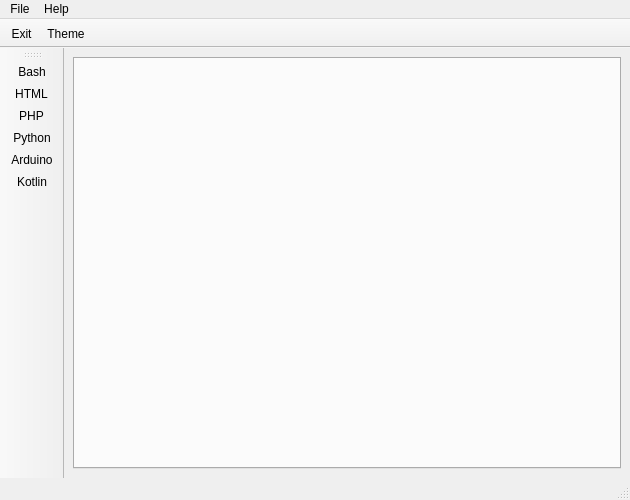
<?xml version="1.0" encoding="UTF-8"?>
<ui version="4.0">
 <class>MainWindow</class>
 <widget class="QMainWindow" name="MainWindow">
  <property name="geometry">
   <rect>
    <x>0</x>
    <y>0</y>
    <width>630</width>
    <height>500</height>
   </rect>
  </property>
  <property name="minimumSize">
   <size>
    <width>630</width>
    <height>500</height>
   </size>
  </property>
  <property name="maximumSize">
   <size>
    <width>16777215</width>
    <height>16777215</height>
   </size>
  </property>
  <property name="windowTitle">
   <string>Projectionist</string>
  </property>
  <property name="windowIcon">
   <iconset resource="splash.qrc">
    <normaloff>:/images/images/icon.png</normaloff>:/images/images/icon.png</iconset>
  </property>
  <property name="animated">
   <bool>false</bool>
  </property>
  <widget class="QWidget" name="centralwidget">
   <layout class="QVBoxLayout" name="verticalLayout_2">
    <item>
     <layout class="QVBoxLayout" name="verticalLayoutMain">
      <property name="leftMargin">
       <number>0</number>
      </property>
      <item>
       <widget class="QTabWidget" name="tabWidget">
        <property name="currentIndex">
         <number>-1</number>
        </property>
       </widget>
      </item>
     </layout>
    </item>
   </layout>
  </widget>
  <widget class="QMenuBar" name="menubar">
   <property name="geometry">
    <rect>
     <x>0</x>
     <y>0</y>
     <width>630</width>
     <height>22</height>
    </rect>
   </property>
   <widget class="QMenu" name="menuFile">
    <property name="title">
     <string>File</string>
    </property>
    <widget class="QMenu" name="menuTheme">
     <property name="title">
      <string>Theme</string>
     </property>
     <addaction name="actionLight"/>
     <addaction name="actionDark"/>
     <addaction name="actionAuto"/>
    </widget>
    <addaction name="menuTheme"/>
    <addaction name="separator"/>
    <addaction name="actionExit"/>
   </widget>
   <widget class="QMenu" name="menuHelp">
    <property name="title">
     <string>Help</string>
    </property>
    <addaction name="actionAbout"/>
    <addaction name="actionAboutQt"/>
   </widget>
   <addaction name="menuFile"/>
   <addaction name="menuHelp"/>
  </widget>
  <widget class="QStatusBar" name="statusbar"/>
  <widget class="QToolBar" name="toolBar">
   <property name="minimumSize">
    <size>
     <width>0</width>
     <height>0</height>
    </size>
   </property>
   <property name="baseSize">
    <size>
     <width>0</width>
     <height>48</height>
    </size>
   </property>
   <property name="windowTitle">
    <string>toolBar</string>
   </property>
   <property name="movable">
    <bool>false</bool>
   </property>
   <property name="allowedAreas">
    <set>Qt::BottomToolBarArea|Qt::TopToolBarArea</set>
   </property>
   <property name="iconSize">
    <size>
     <width>48</width>
     <height>48</height>
    </size>
   </property>
   <property name="floatable">
    <bool>false</bool>
   </property>
   <attribute name="toolBarArea">
    <enum>TopToolBarArea</enum>
   </attribute>
   <attribute name="toolBarBreak">
    <bool>false</bool>
   </attribute>
   <addaction name="actionExit"/>
   <addaction name="actionTheme"/>
  </widget>
  <widget class="QToolBar" name="toolBarApps">
   <property name="enabled">
    <bool>true</bool>
   </property>
   <property name="baseSize">
    <size>
     <width>96</width>
     <height>0</height>
    </size>
   </property>
   <property name="windowTitle">
    <string>toolBarApps</string>
   </property>
   <property name="movable">
    <bool>true</bool>
   </property>
   <property name="allowedAreas">
    <set>Qt::LeftToolBarArea|Qt::RightToolBarArea</set>
   </property>
   <property name="iconSize">
    <size>
     <width>96</width>
     <height>96</height>
    </size>
   </property>
   <property name="floatable">
    <bool>false</bool>
   </property>
   <attribute name="toolBarArea">
    <enum>LeftToolBarArea</enum>
   </attribute>
   <attribute name="toolBarBreak">
    <bool>false</bool>
   </attribute>
   <addaction name="actionBash"/>
   <addaction name="actionHTML"/>
   <addaction name="actionPHP"/>
   <addaction name="actionPython"/>
   <addaction name="actionArduino"/>
   <addaction name="actionKotlin"/>
  </widget>
  <action name="actionExit">
   <property name="icon">
    <iconset resource="buttons.qrc">
     <normaloff>:/glass/buttons/glassButtonExit.png</normaloff>:/glass/buttons/glassButtonExit.png</iconset>
   </property>
   <property name="text">
    <string>E&amp;xit</string>
   </property>
   <property name="toolTip">
    <string>Exit Projectionist</string>
   </property>
   <property name="statusTip">
    <string>Exit Projectionist</string>
   </property>
  </action>
  <action name="actionLight">
   <property name="checkable">
    <bool>true</bool>
   </property>
   <property name="text">
    <string>Light</string>
   </property>
  </action>
  <action name="actionDark">
   <property name="checkable">
    <bool>true</bool>
   </property>
   <property name="text">
    <string>Dark</string>
   </property>
  </action>
  <action name="actionAuto">
   <property name="checkable">
    <bool>true</bool>
   </property>
   <property name="text">
    <string>Auto</string>
   </property>
  </action>
  <action name="actionTheme">
   <property name="icon">
    <iconset resource="buttons.qrc">
     <normaloff>:/glass/buttons/glassButtonTheme.png</normaloff>:/glass/buttons/glassButtonTheme.png</iconset>
   </property>
   <property name="text">
    <string>&amp;Theme</string>
   </property>
   <property name="toolTip">
    <string>Change Theme</string>
   </property>
   <property name="statusTip">
    <string>Change Application Theme</string>
   </property>
  </action>
  <action name="actionAbout">
   <property name="icon">
    <iconset resource="buttons.qrc">
     <normaloff>:/glass/buttons/glassButtonAbout.png</normaloff>:/glass/buttons/glassButtonAbout.png</iconset>
   </property>
   <property name="text">
    <string>About</string>
   </property>
  </action>
  <action name="actionAboutQt">
   <property name="icon">
    <iconset resource="buttons.qrc">
     <normaloff>:/glass/buttons/glassButtonQt.png</normaloff>:/glass/buttons/glassButtonQt.png</iconset>
   </property>
   <property name="text">
    <string>About Qt</string>
   </property>
  </action>
  <action name="actionHTML">
   <property name="icon">
    <iconset resource="buttons.qrc">
     <normaloff>:/glass/buttons/glassButtonHtml.png</normaloff>:/glass/buttons/glassButtonHtml.png</iconset>
   </property>
   <property name="text">
    <string>HTML</string>
   </property>
   <property name="toolTip">
    <string>HTML Project</string>
   </property>
  </action>
  <action name="actionPHP">
   <property name="icon">
    <iconset resource="buttons.qrc">
     <normaloff>:/glass/buttons/glassButtonPhp.png</normaloff>:/glass/buttons/glassButtonPhp.png</iconset>
   </property>
   <property name="text">
    <string>PHP</string>
   </property>
   <property name="toolTip">
    <string>PHP Project</string>
   </property>
  </action>
  <action name="actionPython">
   <property name="icon">
    <iconset resource="buttons.qrc">
     <normaloff>:/glass/buttons/glassButtonPython.png</normaloff>:/glass/buttons/glassButtonPython.png</iconset>
   </property>
   <property name="text">
    <string>Python</string>
   </property>
   <property name="toolTip">
    <string>Pyhton Project</string>
   </property>
  </action>
  <action name="actionArduino">
   <property name="icon">
    <iconset resource="buttons.qrc">
     <normaloff>:/glass/buttons/glassButtonArduino.png</normaloff>:/glass/buttons/glassButtonArduino.png</iconset>
   </property>
   <property name="text">
    <string>Arduino</string>
   </property>
   <property name="toolTip">
    <string>Arduino Project</string>
   </property>
  </action>
  <action name="actionBash">
   <property name="icon">
    <iconset resource="buttons.qrc">
     <normaloff>:/glass/buttons/glassButtonBash.png</normaloff>:/glass/buttons/glassButtonBash.png</iconset>
   </property>
   <property name="text">
    <string>Bash</string>
   </property>
   <property name="toolTip">
    <string>Bash Project</string>
   </property>
  </action>
  <action name="actionKotlin">
   <property name="icon">
    <iconset resource="buttons.qrc">
     <normaloff>:/glass/buttons/glassButtonKotlin.png</normaloff>:/glass/buttons/glassButtonKotlin.png</iconset>
   </property>
   <property name="text">
    <string>Kotlin</string>
   </property>
   <property name="toolTip">
    <string>Kotlin Project</string>
   </property>
  </action>
 </widget>
 <resources>
  <include location="splash.qrc"/>
  <include location="buttons.qrc"/>
 </resources>
 <connections/>
</ui>
